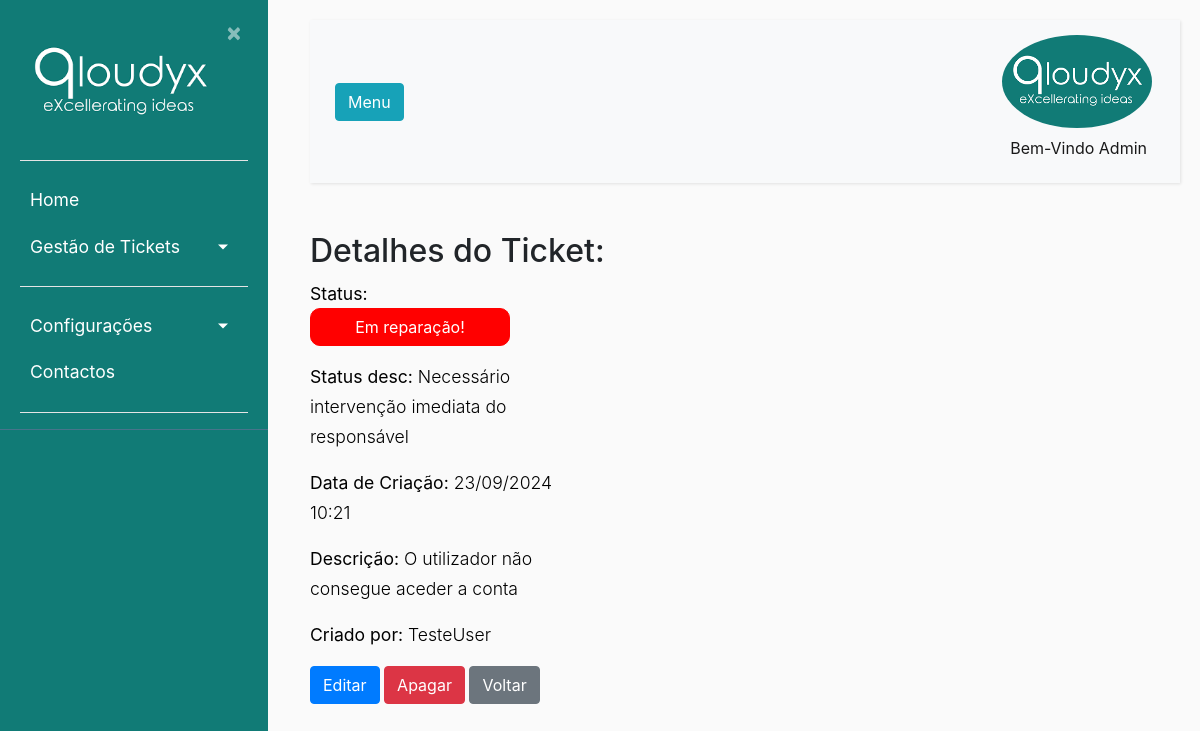
Page /1/detalhe (signed in) on the earlier database version.
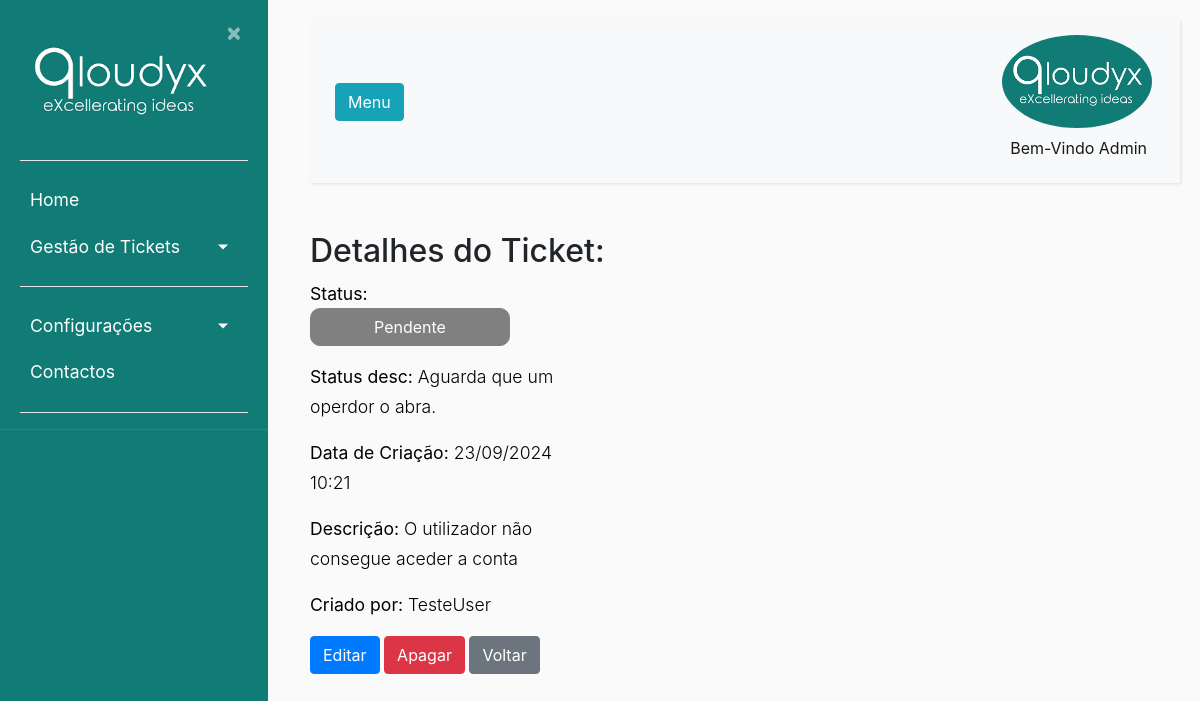
Same page on the later database version.
### ticket/models.py (models this page shows, shortened)
class Ticket(models.Model):
    nome = models.CharField(max_length=50, verbose_name='Titulo')
    dataCriacao = models.DateTimeField(default=timezone.now(), verbose_name='Data de Criação')
    descricao = models.CharField(max_length=300, verbose_name='Descrição')
    usuarios = models.ForeignKey(Usuarios, null = True, on_delete=models.CASCADE, related_name="responsavel", verbose_name='Responsável')
    app_tpPedidos = models.ForeignKey(Apps_tpPedidos, on_delete=models.CASCADE, verbose_name='Tipo de Problema')
    prioridade = models.ForeignKey(Prioridade, null = True , on_delete=models.CASCADE, verbose_name='Prioridade')
    resolucao = models.ForeignKey(Resolucao, null = True, on_delete=models.CASCADE, verbose_name='Resolução')
    id_Proprietario = models.ForeignKey(Usuarios, null = True, on_delete=models.CASCADE, related_name="criador", verbose_name='Criador do Ticket')
    estado = models.ForeignKey(StatusLog,null = True,default = 1, on_delete=models.CASCADE, verbose_name='Estado Atual')
    usuario_app = models.ForeignKey(Usuarios_Apps,null = True, on_delete=models.CASCADE)

class StatusLog(models.Model):
    estado = models.ForeignKey(Estado, on_delete=models.CASCADE, verbose_name='Estado')
    usuario = models.ForeignKey(Usuarios, on_delete=models.CASCADE, verbose_name='Utilizador')
    dataHora = models.DateTimeField(default=timezone.now(), verbose_name='Data de Criação')

class Estado(models.Model):
    estado = models.CharField(max_length=20)
    cor = models.CharField(max_length=30)
    font_color = models.CharField(max_length=30)
    descricao = models.CharField(max_length=300)

class Usuarios(AbstractBaseUser):
    nome = models.CharField(max_length=100, unique=True,verbose_name='Utilizador')
    email = models.EmailField(verbose_name='E-mail')
    foto = models.ImageField(null=True, blank=True, upload_to='users/uploads/fotos',verbose_name='Foto')
    descricao = models.CharField(max_length=250, null=True)
    EscolhasRole = {
    ("Interno", "Interno"),
    ("Operador", "Operador"),
    ("Cliente", "Cliente"),
    }
    role = models.CharField(max_length=50,choices= EscolhasRole ,verbose_name='Cargo')
    entidade = models.ForeignKey(Entidades, on_delete=models.CASCADE, verbose_name='Entidade')
    telefone = PhoneNumberField(null=True, blank=False, unique=True, verbose_name='Telefone')
    date_of_birth = models.DateField(verbose_name='Data de Nascimento')
    is_active = models.BooleanField(default=True, verbose_name='Ativo?')
    is_admin = models.BooleanField(default=False, verbose_name='Admin?')
    objects = MyUserManager()
    USERNAME_FIELD = 'nome'
    REQUIRED_FIELDS = ['date_of_birth','email']

### ticket/views.py (the view)
# urls.py: path('<int:pk>/detalhe', views.ticket_detalhe, name='detalheticket'),  # Ver detalhes do ticket
@login_required
def ticket_detalhe(request, pk):
    if request.user.nome == "Admin" or request.user.role == "Interno":
        ticket = get_object_or_404(Ticket, pk=pk)
        return render(request, 'ticket/detalheticket.html', {'ticket': ticket})
    else:
        ticket = get_object_or_404(Ticket, pk=pk)
        return render(request, 'ticket/detalheticket.html', {'ticket': ticket})

### ticket/templates/ticket/detalheticket.html
{% extends "ticket/base.html" %}
{% block content %}
    <body>
        <h2 class="mt-2">Detalhes do Ticket: {{ ticket.titulo }}</h2>
        <p><strong>Status:</strong> <button style="background-color:{{ticket.estado.estado.font_color}}; border-color:{{ticket.estado.estado.font_color}}; width:200px; border-radius: 10px;"type="button" class="btn btn-primary">{{ ticket.estado.estado.estado }}</button>
        <p><strong>Status desc:</strong> {{ ticket.estado.estado.descricao }}</p>
        <p><strong>Data de Criação:</strong> {{ ticket.dataCriacao|date:"d/m/Y H:i" }}</p>
        <p><strong>Descrição:</strong> {{ ticket.descricao }}</p>
        <p><strong>Criado por:</strong> {{ ticket.id_Proprietario.nome }}</p>
        <a href="{% url 'editar_ticket' ticket.pk %}" class="btn btn-primary">Editar</a>
        <a href="{% url 'apagar_ticket' ticket.pk %}" class="btn btn-danger">Apagar</a>
        <a href="{% url 'listaticket' %}" class="btn btn-secondary">Voltar</a>
    </body>
{% endblock content %}

Differences in the rows shown:
changed Ticket "O utilizador não consegue aceder a conta": estado_id 4 → 1 (drawn); estado.estado.estado "Em reparação!" → "Pendente"; estado.estado.descricao "Necessário intervenção imediata do responsável" → "Aguarda que um operdor o abra."
